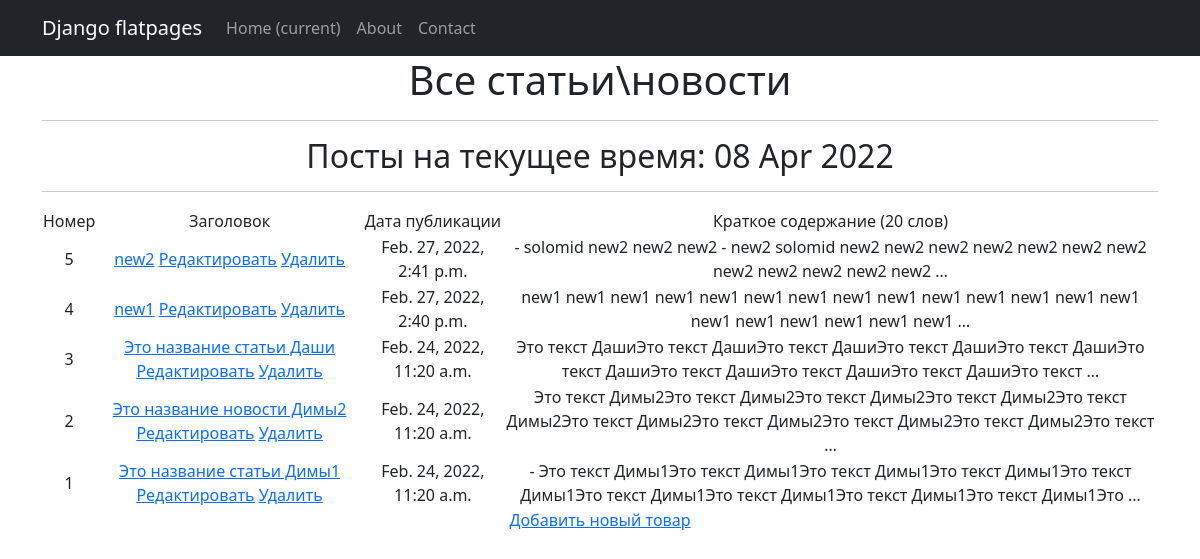
Page /news/ on the committed database.
### news/models.py (models this page shows, shortened)
class Post(models.Model):
    post = models.ForeignKey(Author, on_delete=models.CASCADE)  # связь «один ко многим» с моделью Author;
    created = models.DateTimeField(auto_now_add=True)  # автоматически добавляемая дата и время создания;
    Post = models.ManyToManyField(Category, through='PostCategory') # заменил название переменной
    title = models.CharField(max_length=150)  # заголовок статьи/новости;
    text = models.TextField()  # текст статьи/новости;
    post_rate = models.IntegerField(default=0)  # рейтинг статьи/новости.
    article = 'AR'
    news = 'NE'
    posts = [
        (article, 'Статья'),
        (news, 'Новость')
    ]
    choice = models.CharField(max_length=2,  # поле с выбором — «статья» или «новость»;
                              choices=posts,
                              default=news)

### news/views.py (the view, shortened to what this page needs)
# urls.py: path('news/', PostsList.as_view(), name='news'),
class PostsList(ListView):
    model = Post
    template_name = 'news/Posts.html'
    context_object_name = 'Posts'
    queryset = Post.objects.order_by('-id')
    paginate_by = 10
    form_class = PostForm
    def get_context_data(self, **kwargs):
        context = super().get_context_data(**kwargs)
        context['time_now'] = datetime.utcnow()
        context['value1'] = None
        return context

### news/templatetags/custom_filters.py (called while the page is built)
@register.filter (name = 'Censor')
def Censor (value):
    cens = ('qwerty', 'solomid')
    text = set(value.split())
    for x in text:
        for y in cens:
            if x == y:
                return value.replace(x, '-',3)
    return value

### templates/news/Posts.html (shortened to what this page needs)
{% extends 'flatpages/default.html' %}
{% load custom_filters %}
{% block content %}
    <h1>Все статьи\новости</h1>
    <hr>
    <h2>Посты на текущее время: {{ time_now|date:'d M Y' }}</h2>
    <hr>
    {% if Posts %}
        <table>
            <tr>
                <td>
                    Номер
                </td>
                <td>
                    Заголовок
                </td>
                <td>
                    Дата публикации
                </td>
                <td>
                    Краткое содержание (20 слов)
                </td>
            </tr>
        {% for post in Posts %}
            <tr>
                <td>
                {{ post.id }}
                </td>
                <td>
                <a href="{% url 'post_detail' post.id %}">{{post.title|Censor}}</a>
                <a href="{% url 'post_update' post.id %}"><u>Редактировать</u></a>
                <a href="{% url 'post_delete' post.id %}"><u> Удалить </u></a>
                 </td>
                    <td>
                    {{post.created}}
                </td>
                <td>
                    {{post.text|truncatewords:20|Censor}}
                </td>
            </tr>
        {% endfor %}
        </table>
    {% else %}
        <h2>Товаров нет!</h2>
    {% endif %}
<a href="{% url 'post_create' %}">Добавить новый товар</a> <br>
{% endblock content %}

### rows in the picture
Post: id "5", title|Censor "new2", created "Feb. 27, 2022, 2:41 p.m.", text|Censor "- solomid new2 new2 new2 - new2 solomid new2 new2 new2 new2 new2 new2 new2 new2 new2 new2 new2 new2 …"
Post: id "4", title|Censor "new1", created "Feb. 27, 2022, 2:40 p.m.", text|Censor "new1 new1 new1 new1 new1 new1 new1 new1 new1 new1 new1 new1 new1 new1 new1 new1 new1 new1 new1 new1 …"
Post: id "3", title|Censor "Это название статьи Даши", created "Feb. 24, 2022, 11:20 a.m.", text|Censor "Это текст ДашиЭто текст ДашиЭто текст ДашиЭто текст ДашиЭто текст ДашиЭто текст ДашиЭто текст ДашиЭто текст ДашиЭто текст ДашиЭто текст …"
Post: id "2", title|Censor "Это название новости Димы2", created "Feb. 24, 2022, 11:20 a.m.", text|Censor "Это текст Димы2Это текст Димы2Это текст Димы2Это текст Димы2Это текст Димы2Это текст Димы2Это текст Димы2Это текст Димы2Это текст Димы2Это текст …"
Post: id "1", title|Censor "Это название статьи Димы1", created "Feb. 24, 2022, 11:20 a.m.", text|Censor "- Это текст Димы1Это текст Димы1Это текст Димы1Это текст Димы1Это текст Димы1Это текст Димы1Это текст Димы1Это текст Димы1Это текст Димы1Это …"

### other values in the picture
{{ time_now|date:'d M Y' }} "08 Apr 2022"
